Frame 1 (no input): blank canvas, image omitted
Frame 60 (no input): blank canvas, image omitted
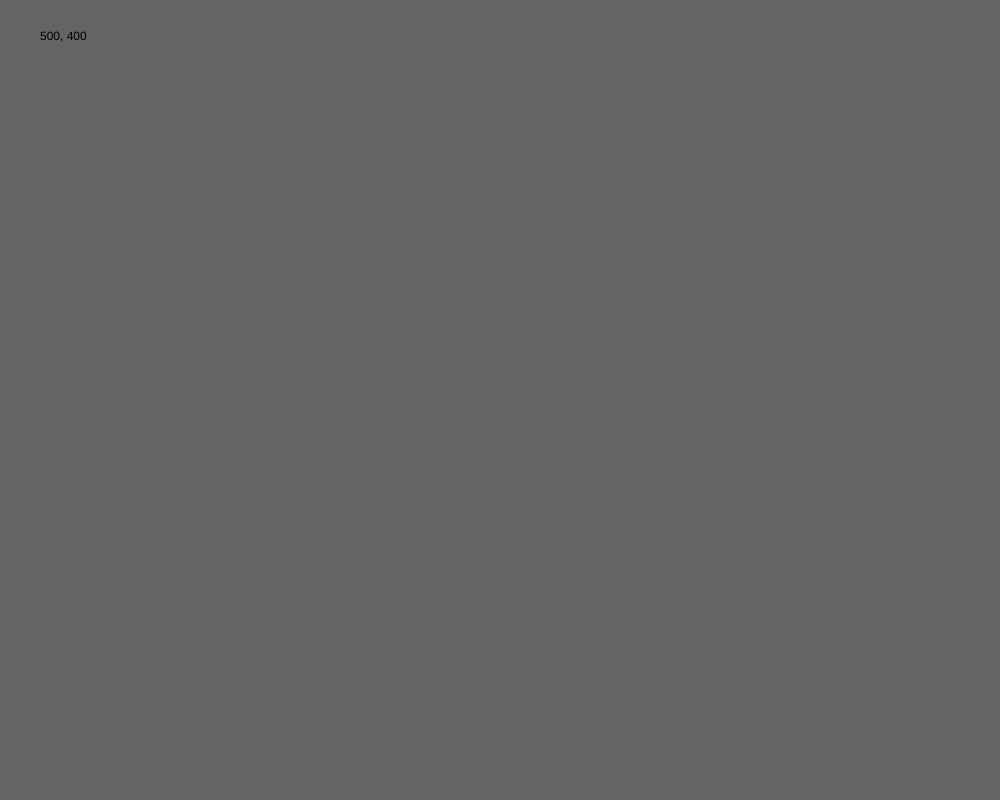
Frame 120 (the mouse pressed at the canvas centre since frame 60)

The p5.js sketch whose frames 1 and 60 were blank and that drew this single picture after the mouse press (run headless with seeded random() and noise() and a simulated clock; from frame 60 on, the mouse is pressed at the canvas centre):

// p5.js sketch
// ── sketch.js
function setup() {
  createCanvas(1000, 800);
  rectMode(CENTER);
  ellipseMode(CENTER);

}



function draw() {

  background(100);


  if (mouseIsPressed) {
    // stuff that shows when the mouse is pressed

  } else {
    // when the mouse isn't pressed!

  }



  // this shows mouse location - comment it out when you're done!
  fill(0);
  text(mouseX + ", " + mouseY, 40, 40);

}






// record the mouse location in console when clicked
function mouseReleased() {
  print(mouseX + ", " + mouseY);
}
